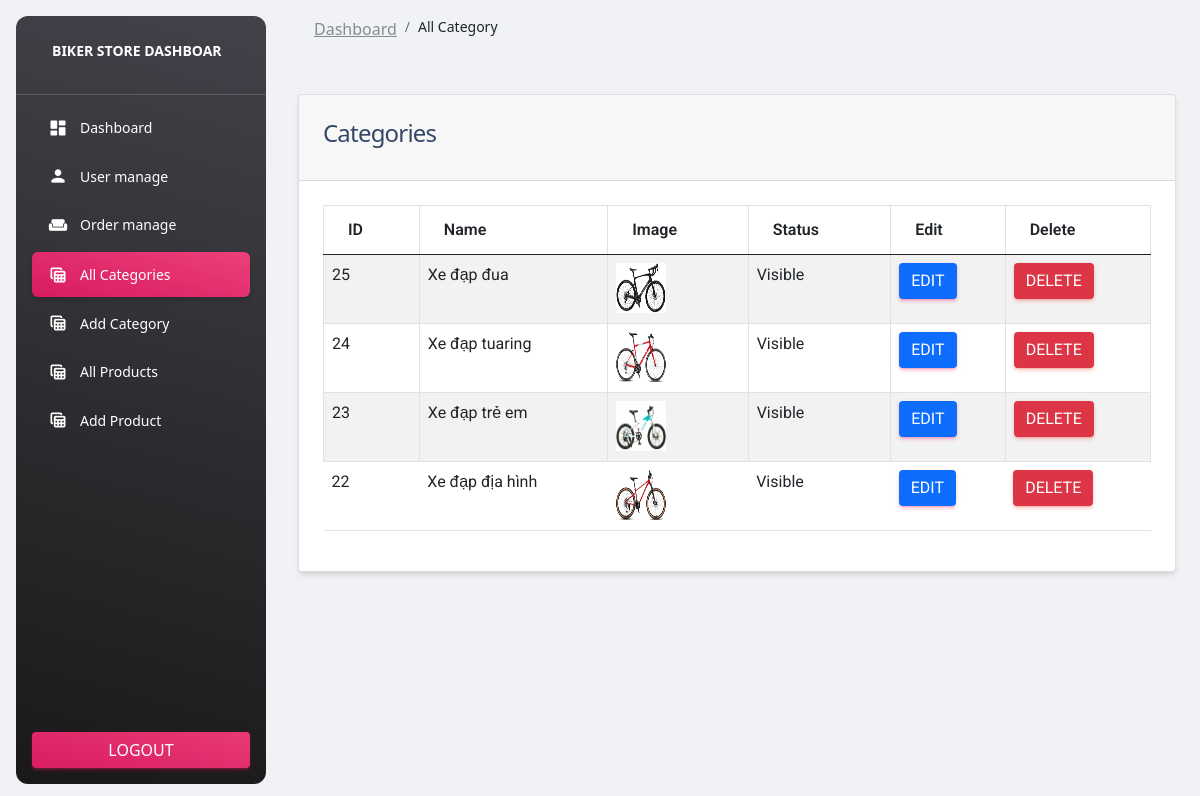
/admin/category.php (signed in), run on the app's committed database.
### tables this page shows
CREATE TABLE `categories` (
  `id` int(11) NOT NULL,
  `name` varchar(191) NOT NULL,
  `slug` varchar(191) NOT NULL,
  `description` mediumtext DEFAULT NULL,
  `status` tinyint(4) NOT NULL DEFAULT 0,
  `image` varchar(191) NOT NULL,
  `created_at` timestamp NOT NULL DEFAULT current_timestamp()
);

### functions/myfunctions.php (called while the page is built, shortened)
<?php
include("../config/dbcon.php");
function getAll($table)
{
    global $conn;
    $query = "SELECT * FROM $table ORDER BY id DESC";
    return $query_run = mysqli_query($conn, $query);
}

### admin/category.php (the view, shortened to what this page needs)
<?php
include ("../admin/includes/header.php");
?>
<body>
<div class="container-fluid">
    <div class="row">
        <div class="col-md-12">
            <div class="card">
                <div class="card-header">
                    <h4>Categories</h4>
                </div>
                <div class="card-body">
                    <table class="table table-bordered table-striped">
                        <thead>
                            <tr>
                                <th>ID</th>
                                <th>Name</th>
                                <th>image</th>
                                <th>Status</th>
                                <th>Edit</th>
                                <th>Delete</th>
                            </tr>
                        </thead>
                        <tbody>
                            <?php
                                $category= getAll("categories");
                                if(mysqli_num_rows($category) >0)
                                {
                                    foreach($category as $item)
                                    {
                                    ?>
                                        <tr>
                                            <td><?= $item['id'];?> </td>
                                            <td><?= $item['name'];?></td>
                                            <td>
                                                <img src="../images/<?= $item['image']; ?>" width="50px" height="50px" alt="<?= $item['name'];?>">
                                            <td>
                                                <?= $item['status'] == '0' ? "Visible":"Hidden"?>
                                            </td>
                                            <td>
                                                <a href="edit-category.php?id=<?= $item['id'];?>" class="btn btn-primary">Edit</a>
                                            </td>
                                            <td>
                                                <form action="code.php" method="POST">
                                                    <button type="submit" name="delete_category_btn" class="btn btn-danger">Delete</button>
                                                </form>
                                            </td>
                                        </tr>
                                    <?php
                                    }
                                }else
                                {
                                    echo "No records found";
                                }
                            ?>
                        </tbody>
                    </table>
                </div>
            </div>
        </div>
    </div>
</div>
</body>

### data on the page
categories: id "25", name "Xe đạp đua", image (picture), status "Visible"
categories: id "24", name "Xe đạp tuaring", image (picture), status "Visible"
categories: id "23", name "Xe đạp trẻ em", image (picture), status "Visible"
categories: id "22", name "Xe đạp địa hình", image (picture), status "Visible"
